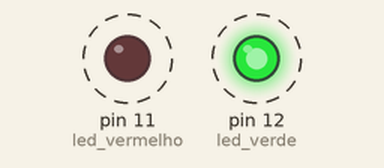
Simulated run of this sketch. Board: Arduino Uno, built with avr-gcc and run on an emulated ATmega328P. Shown: output pins drawn as LEDs (lit = HIGH). Dashed ring = blinking.

Above: at 0.2 s.
Timing chart, 0 to 3.0 s (numbered marks = the images above):
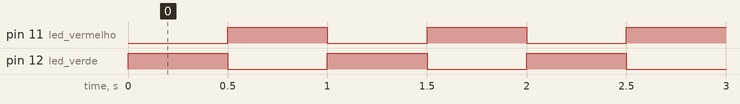

The sketch:

piscando_dois_leds.ino
```cpp
#define led_verde 12
#define led_vermelho 11

void setup(){

 pinMode(led_verde,OUTPUT);
 pinMode(led_vermelho,OUTPUT);

}

void loop(){

 digitalWrite(led_verde,HIGH);
 digitalWrite(led_vermelho,LOW);
 delay(500);
 digitalWrite(led_verde,LOW);
 digitalWrite(led_vermelho,HIGH);
 delay(500);

}
```

Measured:
- by itself, pin 11 (led_vermelho), pin 12 (led_verde): alternates HIGH for 0.50 s and LOW for 0.50 s
